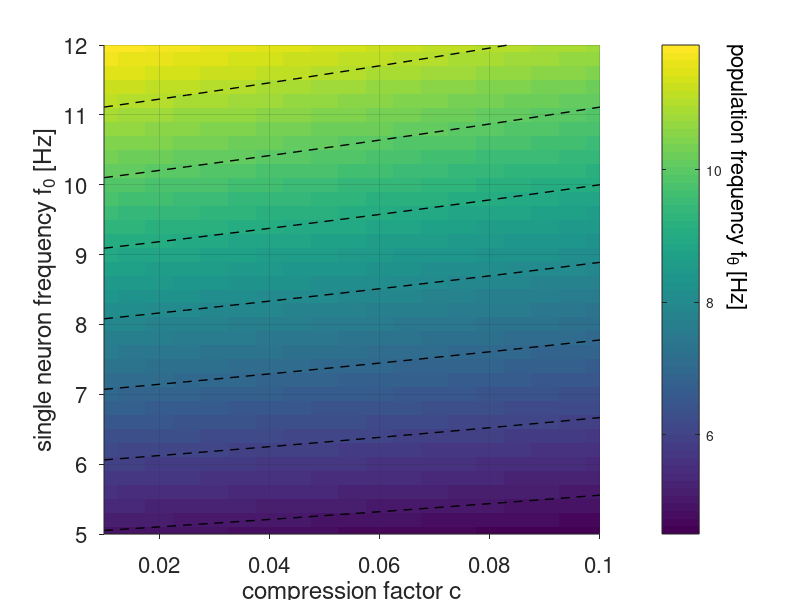

Recreate this plot in MATLAB. (Note: this script raises an error after producing the figure.)
function SVMUPlotScatchFun

NOPLOT=0;

if NOPLOT
  %%%%%%%%%%%%%%%%%%%%%%%%%%
  %% Scatch of single neuron  
  
  figure(74645);clf;
  x = [1:500]/1000;
  plot(x,cos(2*pi*8*x),'--','color',[1 1 1]*0.5,'LineWidth',2)
  hold on
  plot(x,cos(2*pi*8*(x-0.03)),'-','color',[0 0 1]*0.5,'LineWidth',2)
  axis off
  Lines(2/8,[],[],'--');
  Lines(2/8+0.03,[],[],'--');
  Lines([2/8 2/8+0.03],[-0.9 -0.9]);
  text(2/8, -1.1,'\tau','FontSize',30);
  
  PrintFig('Scatch1',0)
  
  figure(746897);clf;
  x = [-1000:1000]/1000;
  sig = 0.3;
  plot(x,exp(-(x/sig).^2),'-','color',[0 0 1]*0.5,'LineWidth',2)
  axis tight
  axis off
  Lines(0,[],[],'--');
  Lines([0 sig],[1 1]*exp(-1));
  text(sig/3, 0.3,'\sigma','FontSize',30);
  text(-0.04,-0.09,'T','FontSize',30);
  
  PrintFig('Scatch2',0)
  
  figure(746456);clf;
  x = [-1000:1000]/1000;
  sig = 0.3;
  plot(x,[1+cos(2*pi*8*x)]/2.*exp(-(x/sig).^2),'-','color',[0 0 1]*0.5,'LineWidth',2)
  axis tight
  axis off
  %Lines(0,[],[],'--');
  %Lines([0 sig],[1 1]*exp(-1))
  %text(sig/3, 0.3,'\sigma','FontSize',30);
  %text(-0.04,-0.09,'T','FontSize',30);
  
  PrintFig('Scatch3',0)
  
  figure(4756);clf;
  x = [-1000:1000]/1000;
  sig = 0.3;
  tau = 0.03;
  
  cc = colormap('Lines');
  
  y1=[1+cos(2*pi*8*x)]/2.*exp(-(x/sig).^2);
  plot(x,y1,'-','color',cc(1,:),'LineWidth',2)
  hold on
  T1 = 1/8+tau;
  y2=[1+cos(2*pi*8*(x-tau))]/2.*exp(-((x-T1)/sig).^2);
  plot(x,y2,'-','color',cc(2,:),'LineWidth',2)
  axis tight
  axis off
  Lines(0,[],'r','--',2);
  Lines(T1,[],'r','--',2);
  Lines([0 T1],[1 1]*0.9,'r','-',2)
  text(0, 1,'1/f+\tau','FontSize',20);
  %text(-0.04,-0.09,'T','FontSize',30);
  
  PrintFig('Scatch4',0)
end

%%%%%%%%%%%%%%%%%
%%%%%%%%%%%%%%%%%
%% Function


%%%%%%%%%%%%%%%%%
%% frequency
xf0 = [5:1:12];
yc = [0.01:0.005:0.1];
f0 = repmat(xf0,length(yc),1);
c = repmat(yc',1,length(xf0));
ft = f0.*(1-c);

if NOPLOT
  figure(78789);clf
  plot(yc,ft,'b','LineWidth',2)
  axis tight
  xlabel('compression factor c','FontSize',16)
  ylabel('popul.frequency f_\theta [Hz]','FontSize',16)
  set(gca,'TickDir','out','FontSize',16)
  box off
  grid on
  
  PrintFig('Function_f0c',0)
end
  
%% frequency II
xft2 = [5:0.2:12];
yc2 = [0.01:0.005:0.1];
ft2 = repmat(xft2,length(yc2),1);
c2 = repmat(yc2',1,length(xft2));
f02 = ft2./(1-c2);

if NOPLOT
  figure(78722);clf
  imagesc(yc2,xft2,f02')
  cb = colorbar;
  axis xy
  hold on
  plot(yc,ft,'k','LineWidth',1)
  axis tight
  xlabel('compression factor c','FontSize',16)
  ylabel('population frequency f_{\theta} [Hz]','FontSize',16)
  set(gca,'TickDir','out','FontSize',16)
  box off
  grid on
  xlim([0.01 0.1])
  ylim([5 12])
  text(0.125,12.3,'single neuron frequency f_0 [Hz]','rotation',-90,'FontSize',16)
  %text(0.125,12.0,'population frequency f_{\theta} [Hz]','rotation',-90,'FontSize',16)
end
  
%% frequency III
xf02 = [5:0.2:12];
yc2 = [0.01:0.005:0.1];
f02 = repmat(xf02,length(yc2),1);
c2 = repmat(yc2',1,length(xf02));
ft2 = f02.*(1-c2);

figure(78723);clf
set(gcf,'position',[1757 632 393 313])
imagesc(yc2,xf02,ft2')
cb = colorbar;
axis xy
hold on
plot(yc,f0./(1-c),'k--','LineWidth',1)
%plot(yc,f0,'k','LineWidth',1)
axis tight
xlabel('compression factor c','FontSize',16)
ylabel('single neuron frequency f_{0} [Hz]','FontSize',16)
set(gca,'TickDir','out','FontSize',16)
box off
grid on
xlim([0.01 0.1])
ylim([5 12])
%text(0.125,12.3,'single neuron frequency f_0 [Hz]','rotation',-90,'FontSize',16)
text(0.125,12.0,'population frequency f_{\theta} [Hz]','rotation',-90,'FontSize',16)

%keyboard

PrintFig('Function_ftf0c',0)

%%%%%%%%%%%%%%%%%
%% amplitude
xf0 = [4:0.05:12];
yc = [0.005:0.005:0.1];
%yc = [1:0.05:12];
f0 = repmat(xf0,length(yc),1);
c = repmat(yc',1,length(xf0));

amp = sqrt(pi)*c.*exp(-(pi*c.*f0).^2);

figure(453578);clf
set(gcf,'position',[2159 632 393 313])
imagesc(xf0,yc,amp)
axis xy
xlabel('frequency f_0 [Hz]','FontSize',16)
ylabel('c \sigma','FontSize',16)
set(gca,'TickDir','out','FontSize',16)
box off

PrintFig('Function_amp',0)

hold on
plot(xf0,1./(sqrt(2)*pi*xf0),'k','LineWidth',2);

PrintFig('Function_amp2',0)

%%%%%%%%%%%%%%%%%
%% phase
xf0 = [4:0.05:12];
yc = [0.005:0.005:0.1];
%yc = [1:0.05:12];
f0 = repmat(xf0,length(yc),1);
c = repmat(yc',1,length(xf0));

a = sqrt(-log(0.01));
phi = 4*pi*a * f0.*c *180/pi;

figure(453579);clf
set(gcf,'position',[1757 233 393 313])
imagesc(xf0,yc,phi)
axis xy
xlabel('frequency f_0 [Hz]','FontSize',16)
ylabel('c \sigma','FontSize',16)
set(gca,'TickDir','out','FontSize',16)
box off
hold on
plot(xf0,1./(sqrt(2)*pi*xf0),'k','LineWidth',2)
plot(xf0,1./(2*a*xf0),'--k','LineWidth',2)

h=colorbar;
set(h,'YTick',[0:360:2000],'FontSize',16);

PrintFig('Function_phase',0)




%%%%%%%%%%%%%%%%%
%% optimal frequency
xf0 = [4:0.05:12];
a = sqrt(-log(0.1));
yc = [0.1:0.05:2]*a;
f0 = repmat(xf0,length(yc),1);
c = repmat(yc',1,length(xf0));
fthe = f0.*(1-1./(sqrt(2)*pi*c.*f0/a));

figure(84789);clf
set(gcf,'position',[2159 233 393 313])
imagesc(xf0,yc,fthe)
colorbar
axis xy
xlabel('frequency f_0 [Hz]','FontSize',16)
ylabel('place field size [sec]','FontSize',16)
set(gca,'TickDir','out','FontSize',16)
box off
hold on
for n=[5:11]
  f0 = [n+0.05:0.05:12];
  c = 1./(sqrt(2)*pi*(f0-n)/a);
  plot(f0,c,'k')
end
grid on
xlim([4 12])
ylim([min(yc) max(yc)])
%text(13.5,1.55,'popul.frequency f_\theta [Hz]','rotation',-90,'FontSize',16);
text(14.5,2.85,'popul.frequency f_\theta [Hz]','rotation',-90,'FontSize',16);

PrintFig('Function_fth',0)



%return

%%%%%%%%%%%%%%%%%%%%%%%%%%%
%% Vental Dorsal
ft = 7.3;
t = [-2000:2000]/1000;
tm = repmat(t',1,3);
f0 = [9 8.25 7.5];
xf0 = repmat(f0,length(t),1);
sm = 1./(sqrt(2)*pi*(f0-ft));
ysm = repmat(sm,length(t),1);
c = 1./(sqrt(2)*pi*f0.*sm);
exl = (cos(2*pi*xf0.*tm)+1)/2.*exp(-(tm./ysm).^2/2).*sqrt(pi./ysm);
plot(t,exl)
T = [-1000 0 1000]/1000;

figure(3475);clf;
for n=1:3
  tt = repmat(t',1,length(T));
  TT = repmat(T,length(t),1);
  tau = TT*c(n);
  rr =  (cos(2*pi*f0(n).*(tt-tau))+1)/2.*exp(-((tt-TT)./sm(n)).^2/2).*sqrt(pi./sm(n));
  R = [cos(2*pi*ft*t)+1]/2*max(max(rr));
  subplot(3,1,n)
  hold on
  plot(t,R,'--','color',[1 1 1]*0.5,'LineWidth',2)
  plot(t,rr,'LineWidth',2)
  ylabel('rate','FontSize',16)
  set(gca,'TickDir','out','ytick',[],'FontSize',16)
  box off
  axis tight
end
xlabel('time [sec]','FontSize',16)

PrintFig('Scatch_dorvent',0)

%end

return

%%%%%%%%%%

ft = 8;
vsig = [1 2 4];
hctext = {'dorsal' 'middle' 'ventral'};
a = 2*sqrt(-log(0.1));
figure(246);clf
for m=[1 2 3]
  sig = vsig(m)/a; % [sec]

  f0 = ft + 1/(sqrt(2)*pi*sig);    % [Hz]
  
  cf = 1/(sqrt(2)*pi*sig*f0); % dimension less 
  
  %ft = f0*(1-cf);
  
  t=[1:0.001:10]'; %% 10 sec
  for n=1:100
    T = 0.1*n;
    tau = cf*T;
    y(:,n) = 0.5*(1+cos(2*pi*f0*(t-tau))).*exp(-(t-T).^2/sig^2);
  end
  
  %% example neurons
  cl = [50];
  
  %subplot('position',[0.15 0.15 0.7 0.2])
  subplot(3,1,m)
  hold on
  colormap('default')
  cc = colormap;
  k=40; l = round(linspace(1,64,k));
  cll = [30:1:90];
  for n=1:k
    plot(t,y(:,cll(n))/max(y(:,cll(n))),'-','LineWidth',0.1,'Color',cc(l(n),:))
  end
  %plot(t,y(:,cll(k/2))/max(y(:,cll(k/2))),'LineWidth',2,'Color',cc(l(k/2),:))
  plot(t,y(:,cll(k/2))/max(y(:,cll(k/2))),'LineWidth',3,'Color',[0 0 0])
  yy = sum(y,2);
  plot(t,[yy/max(yy)],'color',[1 1 1]*0.2,'LineStyle','-','LineWidth',0.1)
  ylabel('rate','FontSize',16)
  xlim([3 7])
  set(gca,'TickDir','out','FontSize',16,'XTick',[],'YTick',[])
  box off
  text(6.6,1.1,hctext(m),'FontSize',16)
end
set(gca,'TickDir','out','FontSize',16,'XTick',[3:0.5:7],'XTickLabel',[0:0.5:4],'YTick',[])
xlabel('time [sec]','FontSize',16)
%text(5.7,-0.25,'2 sec','FontSize',16)
annotation('line',[1 1]*0.227,[0.11 0.93],'LineStyle','--');
annotation('line',[1 1]*0.275,[0.11 0.93],'LineStyle','--');

PrintFig('Scatch_dorvent',0)

%%%%%%%%%%
ft = 8;
a = 2*sqrt(-log(0.1));
sig = [0.2:0.2:10]; % [sec]
f0 = ft + 1./(sqrt(2)*pi*sig/a);    % [Hz]
cf = 1./(sqrt(2)*pi*sig.*f0/a); % dimension less 

figure(2345);clf;
col = [0.5 0.5 1];
plot(sig,f0,'k')
hold on
plot([1 2 4],ft + 1./(sqrt(2)*pi*[1 2 4]/a),'o','markeredgecolor',col,'markerfacecolor',col)
Lines([],8,'k','--');
set(gca,'TickDir','out','FontSize',16)
xlabel('place field size [sec]','FontSize',16)
ylabel('single neuron frequency [Hz]','FontSize',16)
text(1,8.8,'dorsal','FontSize',16)
text(2,8.45,'middle','FontSize',16)
text(4,8.3,'ventral','FontSize',16)
xlim([0 8])
ylim([7.5 10])
box off

PrintFig('Scatch_dorvent_b',0)
